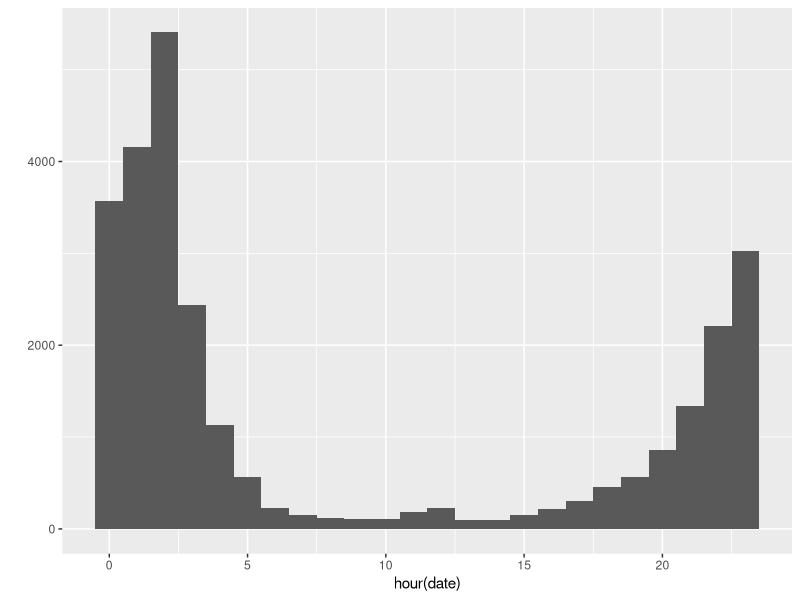
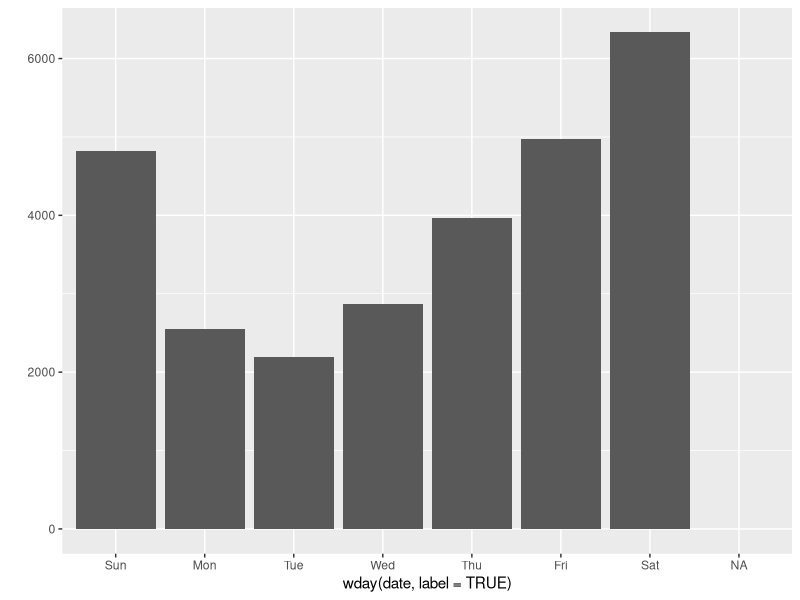
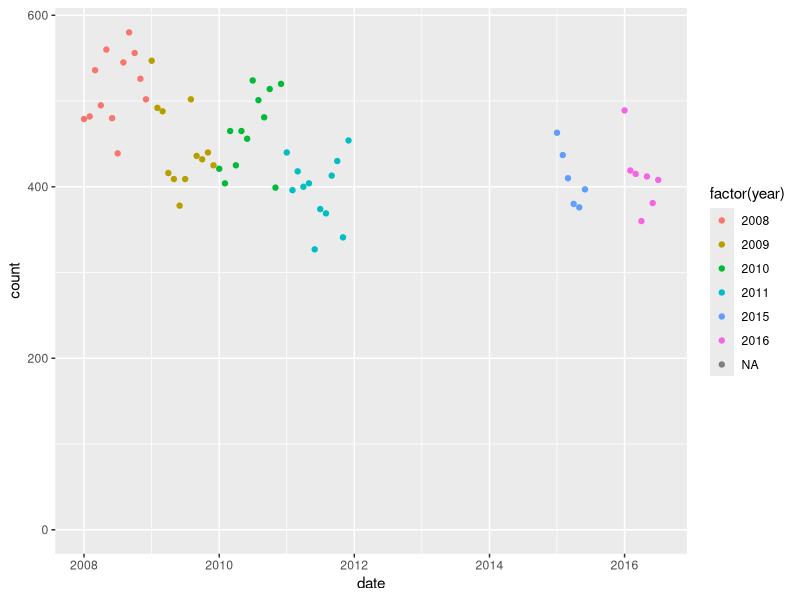
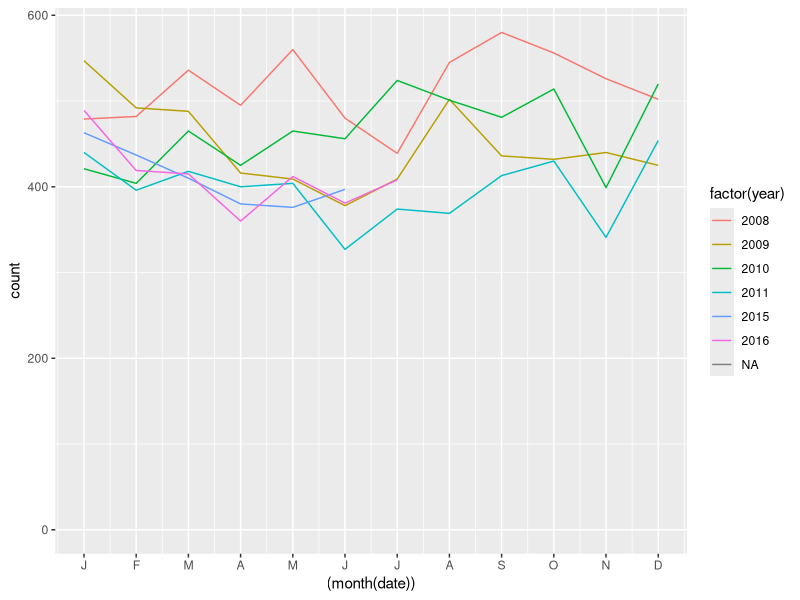
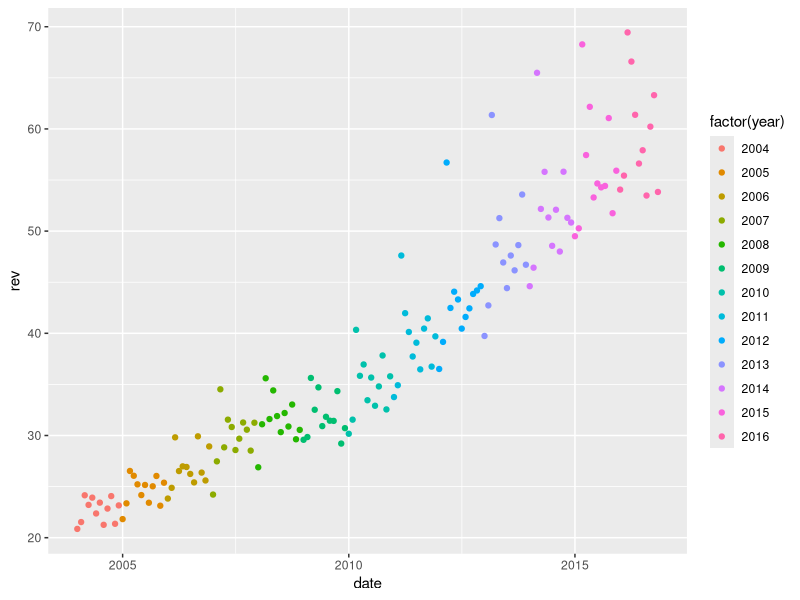
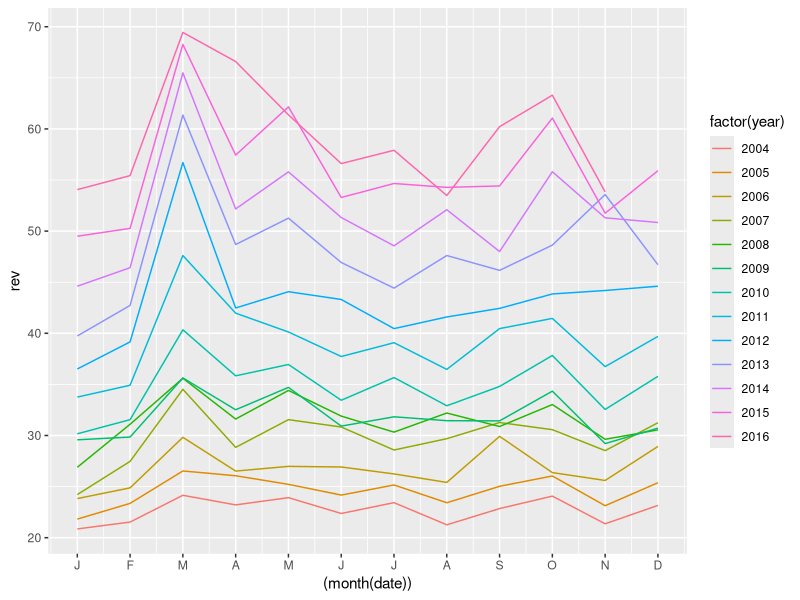

Generate these figures, in order, with R:
## ---- chunk 1
library(ggplot2)
library(dplyr)
library(knitr)
library(lubridate)
## ---- chunk 2
setwd('/Users/ianwells/sandbox/atx-dwi/')
dwi.raw <- read.csv('data/dwi-raw-nohitandrun-nodre.csv')

sapply(dwi.raw,class)
head(dwi.raw)
dwi.raw$date <- parse_date_time(dwi.raw$date,'%Y-%m-%d %H:%M:%S',tz ='America/Chicago')

har.raw <- read.csv('data/hitandrun-raw.csv')

sapply(har.raw,class)
head(har.raw)
har.raw$date <- parse_date_time(har.raw$date,'%Y-%m-%d %H:%M:%S',tz ='America/Chicago')


tabc.raw <- read.csv('data/tabc-raw.csv')
sapply(tabc.raw,class)
tabc.raw$date <- parse_date_time(tabc.raw$date,'%Y-%m-%d %H:%M:%S', tz = 'America/Chicago')
## ---- chunk 3
sample_n(dwi.raw,10)
## ---- chunk 4
levels(dwi.raw$crime)
## ---- chunk 5
qplot(hour(date), data=dwi.raw, geom="histogram", bins = 24)
## ---- chunk 6
qplot(wday(date,label = TRUE), data=dwi.raw, bins = 7)
## ---- chunk 7
dwi.raw$year <- year(dwi.raw$date)
dwi.raw$month <- month(dwi.raw$date)
  
dwi.monthly <- dwi.raw %>% group_by(year,month)
dwi.monthly <- summarize(dwi.monthly,count=n())
dwi.monthly$date <- as.Date(paste0(dwi.monthly$year,'-',dwi.monthly$month,'-01'))

dwi.monthly <- dwi.monthly[-56,] 
dwi.monthly <- dwi.monthly[-63,] 
dwi.monthly <- dwi.monthly[-49,] 

label.months <- c('J','F','M','A','M','J','J','A','S','O','N','D')

ggplot(data=dwi.monthly, aes(x = date, y = count, group = year, color = factor(year))) + geom_point()

ggplot(data=dwi.monthly, aes(x = (month(date)), y = count, group = year, color = factor(year))) + geom_line() + scale_x_continuous( breaks = 1:12, labels = label.months)

## ---- chunk 8
sample_n(tabc.raw,10)
## ---- chunk 9

tabc.monthly <- tabc.raw[-40,] 

tabc.monthly$year <- year(tabc.monthly$date)
tabc.monthly$month <- month(tabc.monthly$date)
tabc.monthly$rev <- round(tabc.monthly$rev/1000000,2)

ggplot(data=tabc.monthly, aes(x = date, y = rev, group = year, color = factor(year))) + geom_point()

ggplot(data=tabc.monthly, aes(x = (month(date)), y = rev, group = year, color = factor(year))) + geom_line() + scale_x_continuous( breaks = 1:12, labels = label.months)
